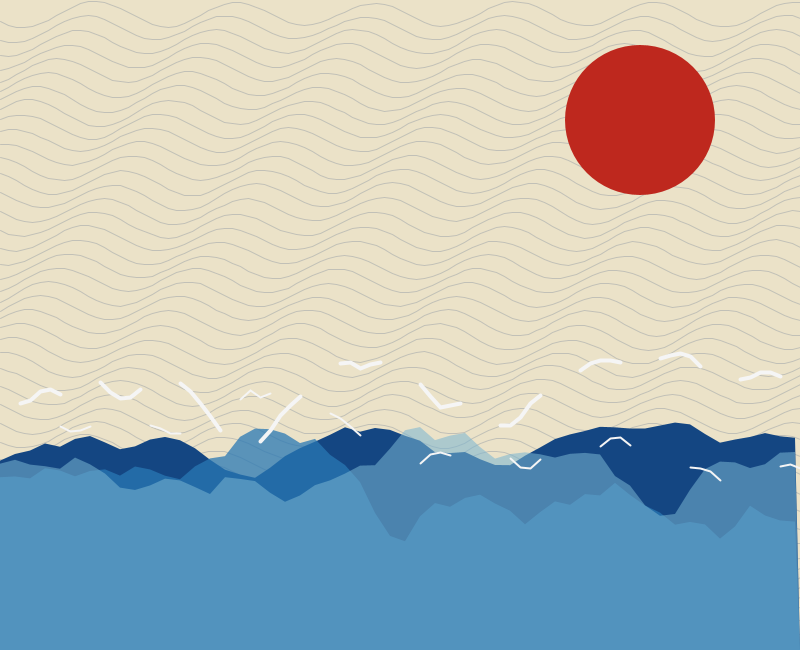
Frame 1 (no input)
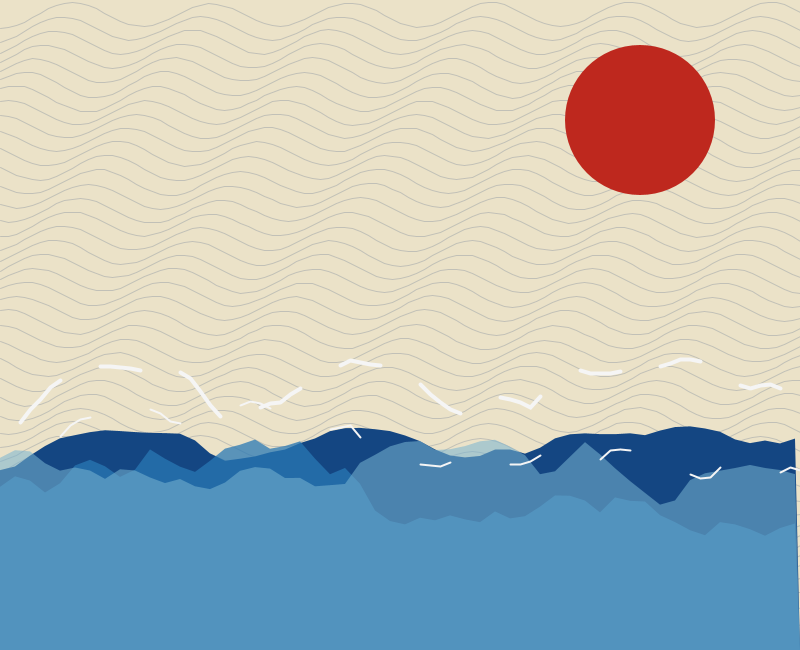
Frame 60 (the mouse pressed at the canvas centre just before this capture)
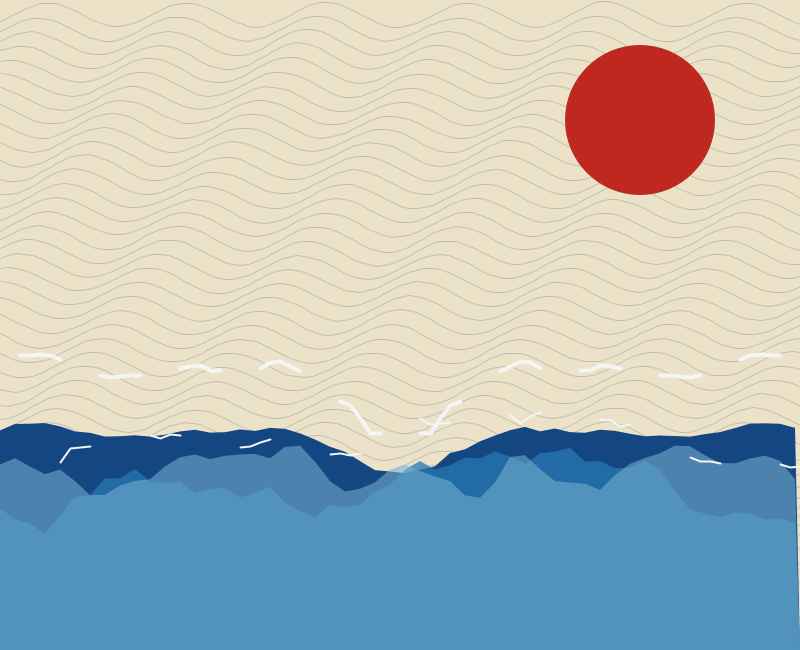
Frame 120 (the mouse held since frame 60 and released just before this capture)

The Processing sketch that drew these frames (run headless with seeded random() and noise(); from frame 60 on, the mouse is pressed at the canvas centre):

// Processing sketch: Week4
// ── Week4.pde
// Noise Wave Scene
//Control animation changes
float time = 0;
//use mouse control
float waveMove = 0;
//Canvas
void setup() {
  size(800, 650);
  smooth();
}
//background
void draw() {
//colour
background(235, 226, 200);

//left or right controls wave direction
float mouseDirection = mouseX - pmouseX;
//Let the waves move a little slower
waveMove = waveMove + mouseDirection * 0.008;

//Draw background wavy lines; draw the sun; draw three layers of waves; draw white foam lines
drawBackgroundLines();
drawSun();
drawWaves();
drawFoam();

time = time + 0.01; 
}

// draw red sun
void drawSun() {noStroke();fill(190, 40, 30);ellipse(640, 120, 150, 150);}

//background lines
void drawBackgroundLines() {noFill();stroke(40, 70, 120, 55);strokeWeight(1);

// smaller denser
for (int y = 15; y < height; y += 14) {
//Draw a custom line
    beginShape();

for (int x = 0; x <= width; x += 8) {
// main shape
float waveLine = sin(x * 0.045 + time * 1.8 + y * 0.03) * 12;

// small noise
float n = noise(x * 0.01, y * 0.02, time * 0.5);
float noiseLine = map(n, 0, 1, -4, 4);
vertex(x, y + waveLine + noiseLine);}

endShape();
  }
}

// draw three waves
void drawWaves() {
// blue wave
noStroke();
fill(20, 70, 130);

beginShape();
vertex(0, height);

//Generate the top of the waves using noise
for (int x = 0; x <= width; x += 15) {
    float n = noise(x * 0.008 - waveMove, time * 0.5);
    float y = map(n, 0, 1, 400, 500);
    vertex(x, y);
  }
  
//Closed shape
vertex(width, height);
  endShape(CLOSE);

// middle blue wave
fill(40, 120, 180, 190);

beginShape();
vertex(0, height);

for (int x = 0; x <= width; x += 15) {
    float n = noise(x * 0.01 - waveMove + 50, time * 0.5);

float y = map(n, 0, 1, 400, 600);
    vertex(x, y);
  }

  vertex(width, height);
  endShape(CLOSE);

  // light blue wave
  fill(120, 180, 210, 140);

  beginShape();
  vertex(0, height);

  for (int x = 0; x <= width; x += 15) {
    float n = noise(x * 0.012 - waveMove + 100, time * 0.5);
//Light blue, and more transparent
    float y = map(n, 0, 1, 400, 550);
    vertex(x, y);
  }

  vertex(width, height);
  endShape(CLOSE);
}

//broken white lines
void drawFoam() {
  noFill();
  stroke(245);
  strokeWeight(4);

  for (int x = 20; x < width; x += 80) {
    beginShape();

//The first layer of waves
for (int i = 0; i < 50; i += 10) {
      float px = x + i;

//same noise
float n = noise(px * 0.008 - waveMove, time * 0.5);
float py = map(n, 0, 1, 300, 470);

vertex(px, py + 15);
    }

endShape();
  }

// smaller foam lines
strokeWeight(2);
for (int x = 60; x < width; x += 90) {
beginShape();
for (int i = 0; i < 40; i += 10) {
float px = x + i;
float n = noise(px * 0.01 - waveMove + 50, time * 0.5);
float py = map(n, 0, 1, 360, 520);

      vertex(px, py + 10);
    }

    endShape();
  }
}
